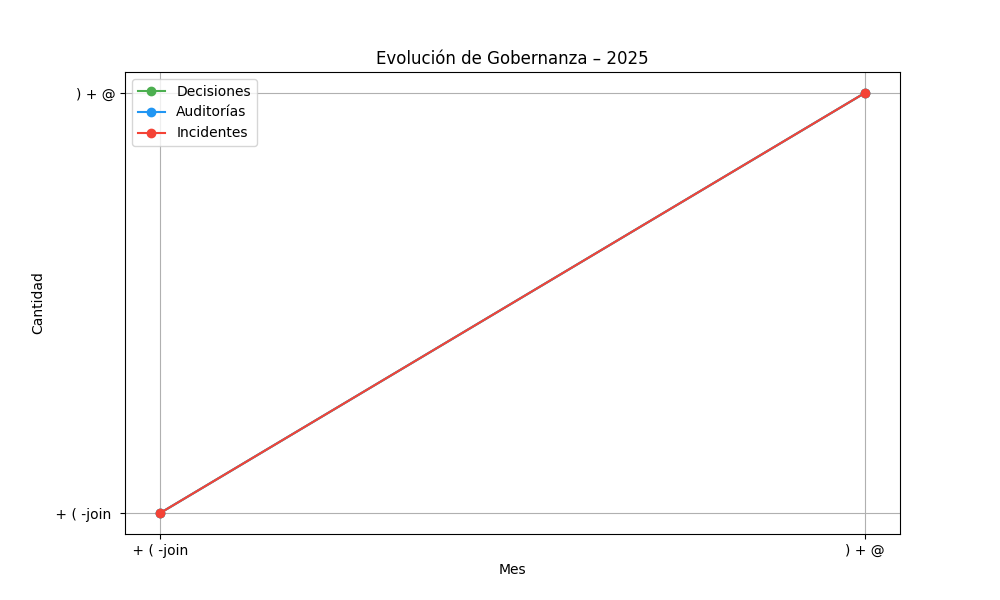

This figure's Python source:
import matplotlib.pyplot as plt

months = [" + ( -join ",") + @"]
decisiones = [" + ( -join ",") + @"]
auditorias = [" + ( -join ",") + @"]
incidentes = [" + ( -join ",") + @"]

# Gráfico de evolución anual
plt.figure(figsize=(10,6))
plt.plot(months, decisiones, marker='o', label='Decisiones', color='#4CAF50')
plt.plot(months, auditorias, marker='o', label='Auditorías', color='#2196F3')
plt.plot(months, incidentes, marker='o', label='Incidentes', color='#F44336')
plt.title('Evolución de Gobernanza – 2025')
plt.xlabel('Mes')
plt.ylabel('Cantidad')
plt.legend()
plt.grid(True)
plt.savefig('docs/legal/reports/2025/annual-report-chart.png')
plt.close()

# Gráfico de pastel consolidado
total_decisiones = sum(decisiones)
total_auditorias = sum(auditorias)
total_incidentes = sum(incidentes)
values = [total_decisiones, total_auditorias, total_incidentes]
labels = ['Decisiones','Auditorías','Incidentes']

if sum(values) > 0:
    plt.figure(figsize=(6,6))
    plt.pie(values, labels=labels, autopct='%1.1f%%', colors=['#4CAF50','#2196F3','#F44336'])
    plt.title('Proporción Total – 2025')
    plt.savefig('docs/legal/reports/2025/annual-report-pie.png')
    plt.close()
else:
    plt.figure(figsize=(6,6))
    plt.text(0.5, 0.5, 'Sin datos este año', ha='center', va='center', fontsize=14)
    plt.axis('off')
    plt.savefig('docs/legal/reports/2025/annual-report-pie.png')
    plt.close()
